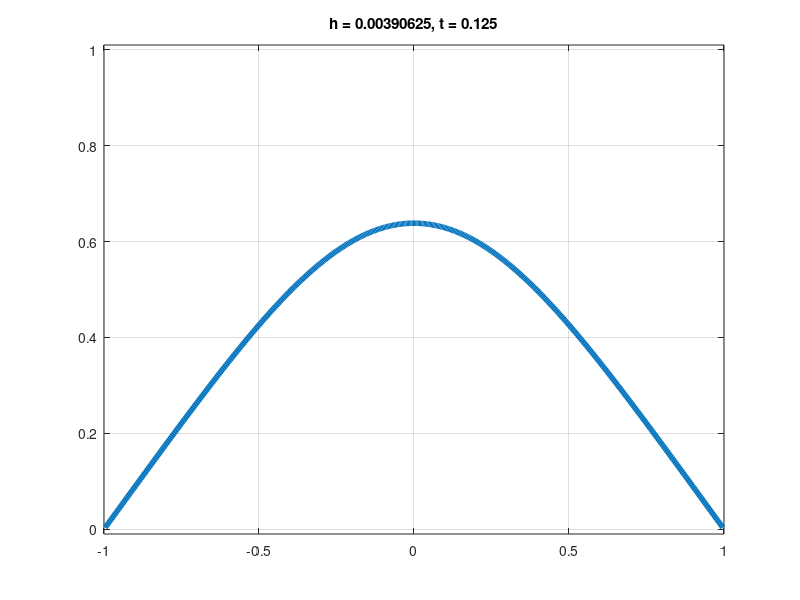
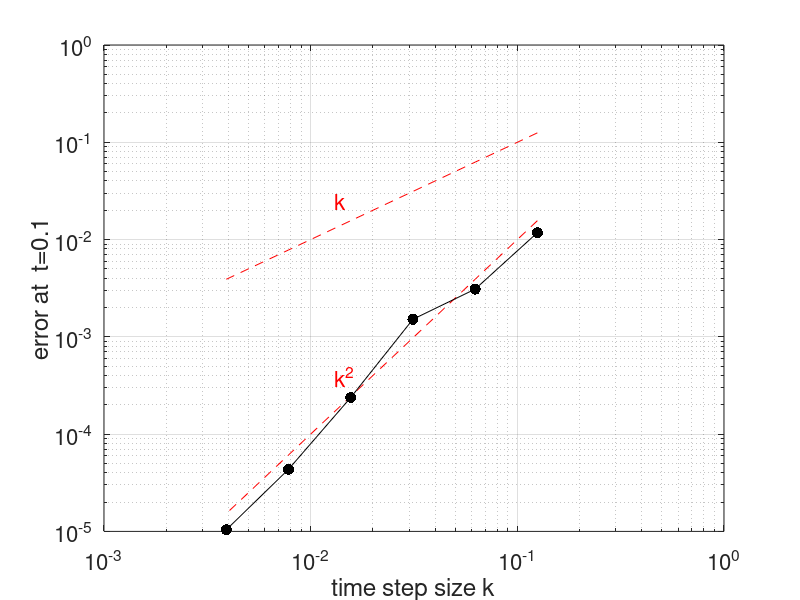
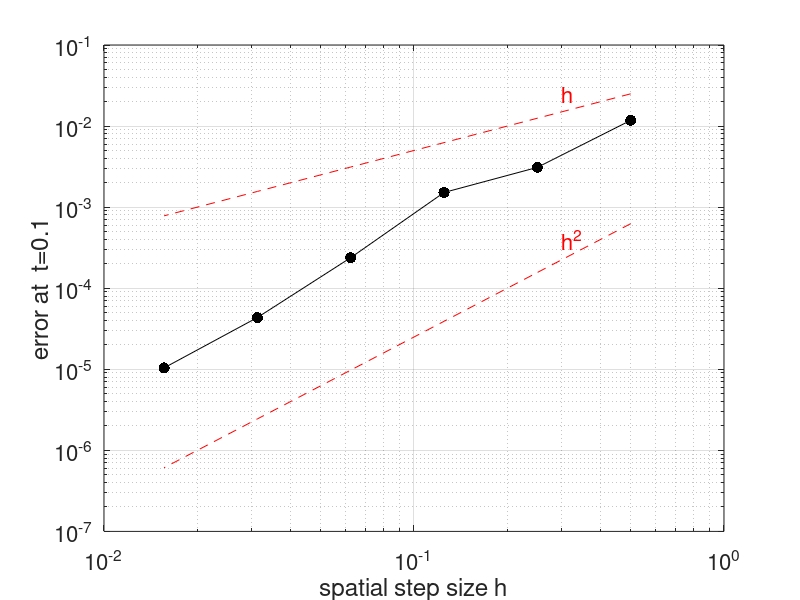

Here is the MATLAB script that generated these plots, in order:
% order of accuracy study for Crank-Nicolson
%         soln of heat eq.  u_t = u_xx, u(-1)=u(1)=0 

% Compute solution for various grid sizes:
Hf = figure(1); clf; hold on;
H = get(Hf, 'children');  set(H, 'fontsize', 16);
hh = []; kk = []; uu = [];
for logh = 1:8
  h = 2^(-logh);
  x = (-1+h:h:1-h)';
  k = .25*h;
  u = exp(-10*x.^4./(1-x.^2));

  N = length(x);
  e = ones(N,1);
  L = spdiags([e  -2*e  e], [-1 0 1], N,N);
  %L(1,end) = 1; L(end,1) = 1;
  L = 1/h^2 * L;
  I = speye(size(L));

  % sparse matrix for implicit/explicit terms:
  B = I - (k/2)*L;
  A = I + (k/2)*L;

  % or, fully discrete:
  if (1==0)
    a = (1+k/h^2); b = -.5*k/h^2;
    main = a*sparse(ones(L,1));
    off  = b*sparse(ones(L-1,1));
    B = diag(main) + diag(off,1) + diag(off,-1);
    % sparse matrix for explicit terms:
    a = (1-k/h^2); b = .5*k/h^2;
    main = a*sparse(ones(L,1));
    off  = b*sparse(ones(L-1,1));
    A = diag(main) + diag(off,1) + diag(off,-1);
  end

  tmax = 1/8;
  nsteps = tmax/k;
  hold off, shg
  plt = plot(x,u,'linewidth',4);
  axis([-1 1 -.01 1.01]), grid
  for step = 1:nsteps
    u = B\(A*u);                       % trapezium rule
    t = step*k;
    set(plt,'ydata',u)
    title(sprintf('h = %g, t = %g', h, t));
    drawnow
  end
  hh = [hh; h]; kk = [kk; k]; uu = [uu; u(x==1/2)];
end

% Plot deviations of u(x=1/2,t=1/8) from finest-grid value:
Hf = figure(2); clf;
I = 1:length(kk)-2;
loglog(kk(I), kk(I), 'r--')
H = get(Hf, 'children');  set(H, 'fontsize', 16);
text(.013,.025,'k', 'fontsize',16,'color','r')
grid on, hold on
loglog(kk(I),kk(I).^2,'--r'), grid on
text(.013,.0004,'k^2', 'fontsize',16,'color','r')
loglog(kk(I),abs(uu(I)-uu(end)),'.-k','markersize',24)
xlabel('time step size k')
ylabel('error at  t=0.1')


Hf = figure(3); clf;
I = 1:length(hh)-2;
loglog(hh(I), 0.05*hh(I), 'r--')
H = get(Hf, 'children');  set(H, 'fontsize', 16);
text(.3,.025, 'h', 'fontsize',16,'color','r')
grid on, hold on
loglog(hh(I),(0.05*hh(I)).^2, 'r--')
text(.3,.0004, 'h^2', 'fontsize',16,'color','r')
loglog(hh(I),abs(uu(I)-uu(end)),'.-k','markersize',24)
xlabel('spatial step size h')
ylabel('error at  t=0.1')
